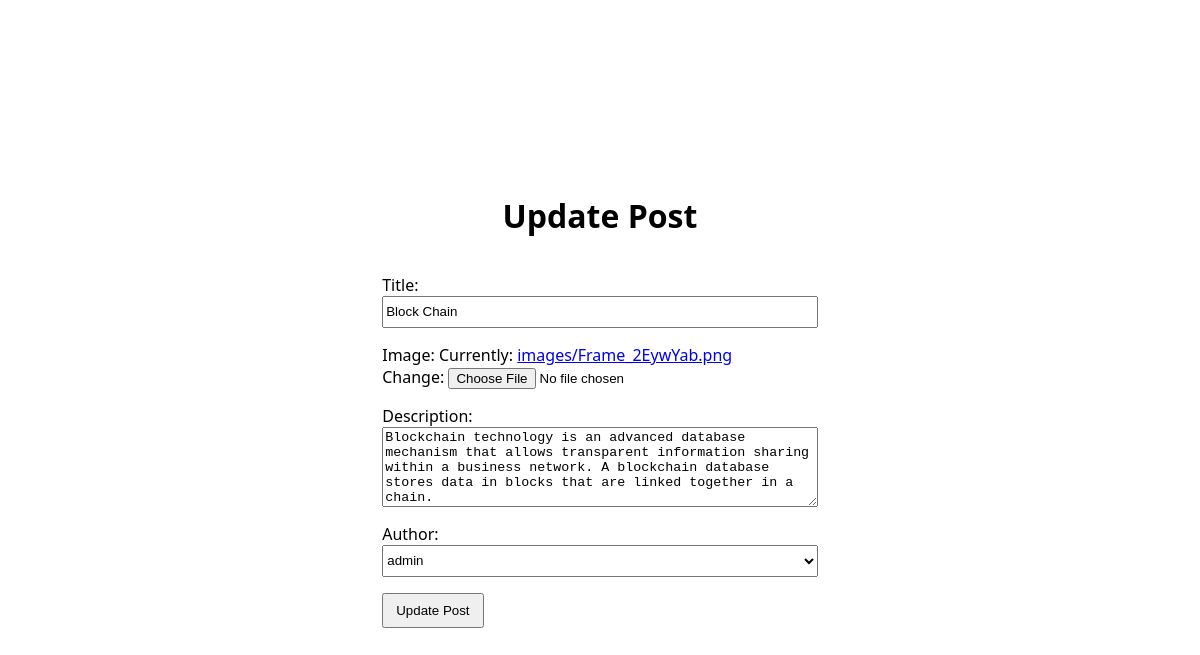
/update_post/9/, run on the app's committed database.
### blogapp/models.py (models this page shows)
class Post(models.Model):
    title = models.CharField(max_length=200)
    image = models.ImageField(upload_to='images/')
    description = models.TextField()
    author = models.ForeignKey(User, on_delete=models.CASCADE)
    created_at = models.DateTimeField(auto_now_add=True)
    def __str__(self):
        return self.title

### blogapp/views.py (the view)
# urls.py: path('update_post/<int:id>/', update_post, name="update_post"),
def update_post(request, id):
    blog = Post.objects.get(id = id)
    print(blog)
    if request.method == 'POST':
        form = PostForm(request.POST, request.FILES, instance=blog)
        if form.is_valid():
            form.save()
            return redirect("home")
    else:
        form = PostForm(instance=blog)
    return render(request, 'update_post.html', {'form': form})

### blogapp/forms.py
class PostForm(forms.ModelForm):
    class Meta:
        model = Post
        fields =  ['title', 'image', 'description', 'author']

### blogapp/templates/update_post.html (shortened to what this page needs)
<html lang="en">
<head>
</head>
<body>
    <h1>Update Post</h1>
    <form method="post" enctype="multipart/form-data">
      {% csrf_token %} {{ form.as_p }}
      <button type="submit">Update Post</button>
    </form>
</body>
</html>

### blogapp/templates/update_post.html (style rules this page uses)
body { display: flex; justify-content: center; align-items: center; flex-direction: column; height: 100vh; overflow: hidden; font-family: 'Segoe UI', Tahoma, Geneva, Verdana, sans-serif; }
input[type="text"] { height: 4vh; width: 100%; }
button { padding: 8px 12px; cursor: pointer; }
textarea { width: 100%; height: 10vh; }
select { height: 4vh; width: 100%; }

### data on the page
Post: title "Block Chain", description "Blockchain technology is an advanced database mechanism that allows transparent information sharing within a business network. A blockchain database stores data in blocks that are linked together in a chain.", author "admin"
